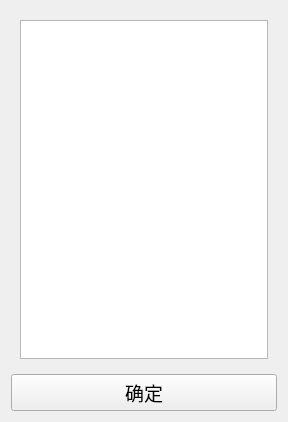
<?xml version="1.0" encoding="UTF-8"?>
<ui version="4.0">
 <class>shareSelectWidget</class>
 <widget class="QWidget" name="shareSelectWidget">
  <property name="geometry">
   <rect>
    <x>0</x>
    <y>0</y>
    <width>288</width>
    <height>422</height>
   </rect>
  </property>
  <property name="windowTitle">
   <string>选择好友</string>
  </property>
  <property name="windowIcon">
   <iconset resource="resources.qrc">
    <normaloff>:/icon/resource/windowIcon.png</normaloff>:/icon/resource/windowIcon.png</iconset>
  </property>
  <layout class="QVBoxLayout" name="verticalLayout">
   <item>
    <widget class="QWidget" name="container" native="true">
     <layout class="QVBoxLayout" name="verticalLayout_2">
      <item>
       <widget class="QListWidget" name="friend_list"/>
      </item>
     </layout>
    </widget>
   </item>
   <item>
    <widget class="QPushButton" name="yes_btn">
     <property name="font">
      <font>
       <family>微软雅黑</family>
       <pointsize>14</pointsize>
      </font>
     </property>
     <property name="text">
      <string>确定</string>
     </property>
    </widget>
   </item>
  </layout>
 </widget>
 <resources>
  <include location="resources.qrc"/>
 </resources>
 <connections/>
</ui>
